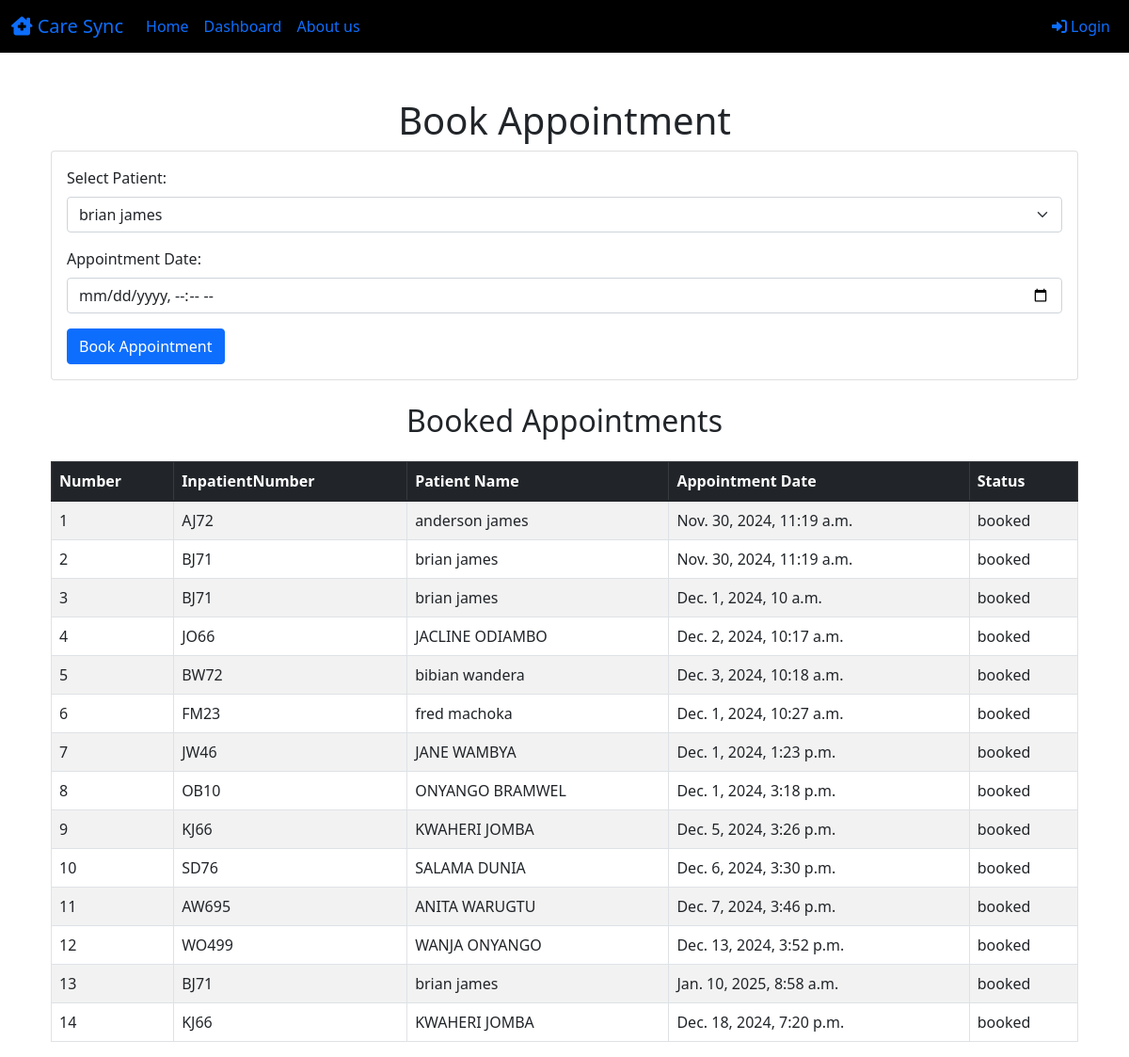
Page /bookappointment/ on the committed database.
### salama/models.py (models this page shows, shortened)
class Appointment(models.Model):
        patient = models.ForeignKey('Patient',  on_delete=models.CASCADE)
        appointment_date = models.DateTimeField()
        status = models.CharField(max_length=20, choices=[('booked', 'Booked'), ('completed', 'Completed')],
                                  default='booked')

class Patient(models.Model):
    first_name = models.CharField(max_length=50)
    last_name = models.CharField(max_length=50)
    phone = models.CharField(max_length=15, unique=True)
    address=models.CharField(max_length=50 , default="uknown" )
    id_number=models.CharField(max_length=11, unique=True , null=True)
    next_of_kin=models.CharField(max_length=50 , null=True)
    inpatient_number = models.CharField(max_length=10, unique=True)
    created_at = models.DateTimeField(auto_now_add=True)

### salama/views.py (the view)
# urls.py: path('bookappointment/', views.book_appointment, name='bookappointment'),
def book_appointment(request):
    if request.method == 'POST':
        form = AppointmentForm(request.POST)
        if form.is_valid():
            patient_id = form.cleaned_data['patient'].id  # Here we use the patient object, not just the ID
            try:
                patient = Patient.objects.get(id=patient_id)
                appointment_date = form.cleaned_data['appointment_date']
                appointment = Appointment(patient=patient, appointment_date=appointment_date)
                appointment.save()
                messages.success(request, f"Appointment successfully booked for {patient.first_name} {patient.last_name}.")
                return redirect('bookappointment')
            except Patient.DoesNotExist:
                    (messages.error(request, "Patient not found!"))
        else:
            messages.error(request, "Invalid form submission.")
    else:
        form = AppointmentForm()
    appointments = Appointment.objects.filter(status='booked')
    return render(request, 'book_appointment.html', {'form': form, 'appointments': appointments})

### salama/forms.py
class AppointmentForm(forms.ModelForm):
    class Meta:
        model = Appointment
        fields = ['patient','appointment_date']
    def __init__(self, *args, **kwargs):
        super(AppointmentForm, self).__init__(*args, **kwargs)
        self.fields['patient'].queryset = Patient.objects.all()  # Make sure this line is here

### salama/templates/book_appointment.html (shortened to what this page needs)
{% extends 'base.html' %}
{% block content %}
    <div class="container mt-5">
        <h1 class="text-center">Book Appointment</h1>
        <div class="card mb-4">
            <div class="card-body">
                <form method="POST">
                    <div class="mb-3">
                        <label for="patient" class="form-label">Select Patient:</label>
                        <select name="patient" id="patient" class="form-select" required>
                            {% for patient in form.patient.field.queryset %}
                                <option value="{{ patient.id }}">{{ patient.first_name }} {{ patient.last_name }}</option>
                            {% endfor %}
                        </select>
                    </div>
                    <div class="mb-3">
                        <label for="appointment_date" class="form-label">Appointment Date:</label>
                        <input type="datetime-local" name="appointment_date" id="appointment_date" class="form-control" required>
                    </div>
                    <button type="submit" class="btn btn-primary">Book Appointment</button>
                </form>
            </div>
        </div>
        <h2 class="text-center mb-4">Booked Appointments</h2>
        {% if appointments %}
            <table class="table table-striped table-bordered">
                <thead class="table-dark">
                    <tr>
                        <th>Number</th>
                        <th>InpatientNumber</th>
                        <th>Patient Name</th>
                        <th>Appointment Date</th>
                        <th>Status</th>
                    </tr>
                </thead>
                <tbody>
                    {% for appointment in appointments %}
                        <tr>
                            <td>{{ forloop.counter }}</td>
                            <td>{{ appointment.patient.inpatient_number }}</td>
                            <td>{{ appointment.patient.first_name }} {{ appointment.patient.last_name }}</td>
                            <td>{{ appointment.appointment_date }}</td>
                            <td>{{ appointment.status }}</td>
                        </tr>
                    {% endfor %}
                </tbody>
            </table>
        {% else %}
            <p class="text-center">No appointments booked yet.</p>
        {% endif %}
    </div>
{% endblock %}

### rows in the picture
Appointment: patient.inpatient_number "AJ72", patient.first_name "anderson", patient.last_name "james", appointment_date "Nov. 30, 2024, 11:19 a.m.", status "booked"
Appointment: patient.inpatient_number "BJ71", patient.first_name "brian", patient.last_name "james", appointment_date "Nov. 30, 2024, 11:19 a.m.", status "booked"
Appointment: patient.inpatient_number "BJ71", patient.first_name "brian", patient.last_name "james", appointment_date "Dec. 1, 2024, 10 a.m.", status "booked"
Appointment: patient.inpatient_number "JO66", patient.first_name "JACLINE", patient.last_name "ODIAMBO", appointment_date "Dec. 2, 2024, 10:17 a.m.", status "booked"
Appointment: patient.inpatient_number "BW72", patient.first_name "bibian", patient.last_name "wandera", appointment_date "Dec. 3, 2024, 10:18 a.m.", status "booked"
Appointment: patient.inpatient_number "FM23", patient.first_name "fred", patient.last_name "machoka", appointment_date "Dec. 1, 2024, 10:27 a.m.", status "booked"
Appointment: patient.inpatient_number "JW46", patient.first_name "JANE", patient.last_name "WAMBYA", appointment_date "Dec. 1, 2024, 1:23 p.m.", status "booked"
Appointment: patient.inpatient_number "OB10", patient.first_name "ONYANGO", patient.last_name "BRAMWEL", appointment_date "Dec. 1, 2024, 3:18 p.m.", status "booked"
Appointment: patient.inpatient_number "KJ66", patient.first_name "KWAHERI", patient.last_name "JOMBA", appointment_date "Dec. 5, 2024, 3:26 p.m.", status "booked"
Appointment: patient.inpatient_number "SD76", patient.first_name "SALAMA", patient.last_name "DUNIA", appointment_date "Dec. 6, 2024, 3:30 p.m.", status "booked"
Appointment: patient.inpatient_number "AW695", patient.first_name "ANITA", patient.last_name "WARUGTU", appointment_date "Dec. 7, 2024, 3:46 p.m.", status "booked"
Appointment: patient.inpatient_number "WO499", patient.first_name "WANJA", patient.last_name "ONYANGO", appointment_date "Dec. 13, 2024, 3:52 p.m.", status "booked"
Appointment: patient.inpatient_number "BJ71", patient.first_name "brian", patient.last_name "james", appointment_date "Jan. 10, 2025, 8:58 a.m.", status "booked"
Appointment: patient.inpatient_number "KJ66", patient.first_name "KWAHERI", patient.last_name "JOMBA", appointment_date "Dec. 18, 2024, 7:20 p.m.", status "booked"

### other values in the picture
form field patient "brian james"
